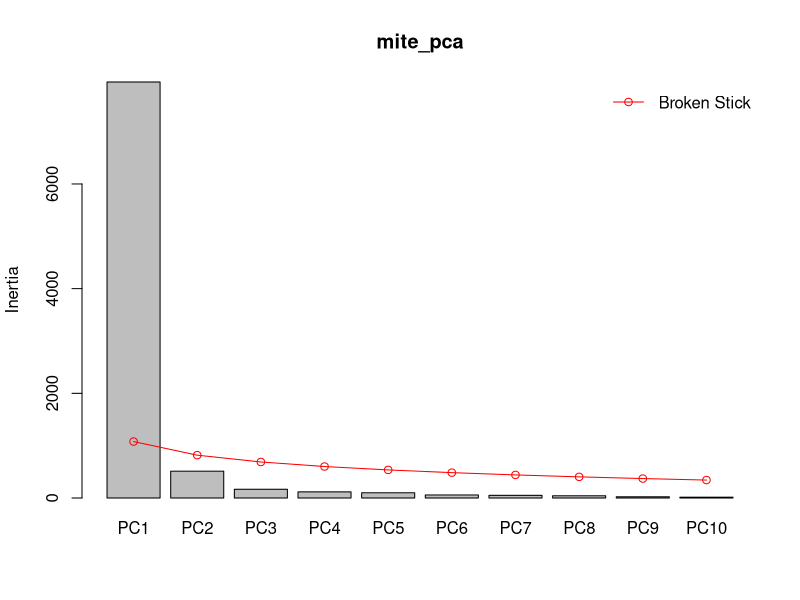
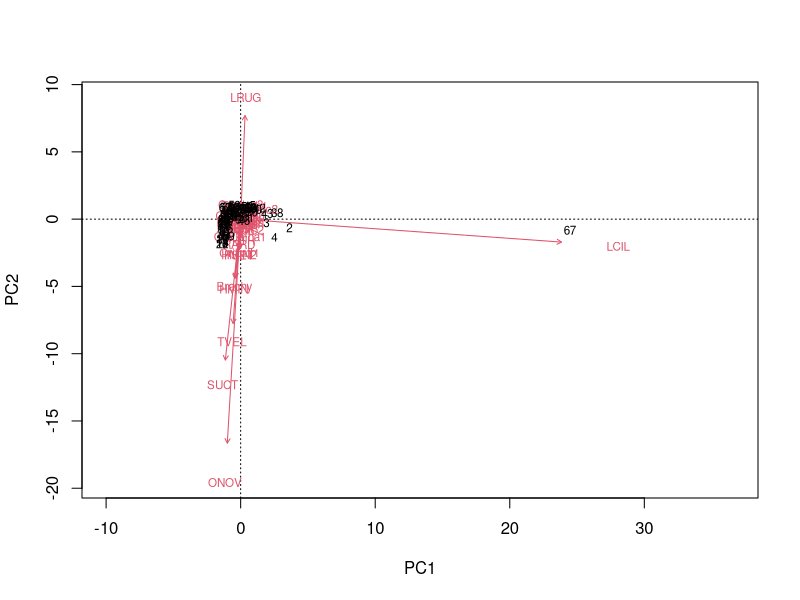
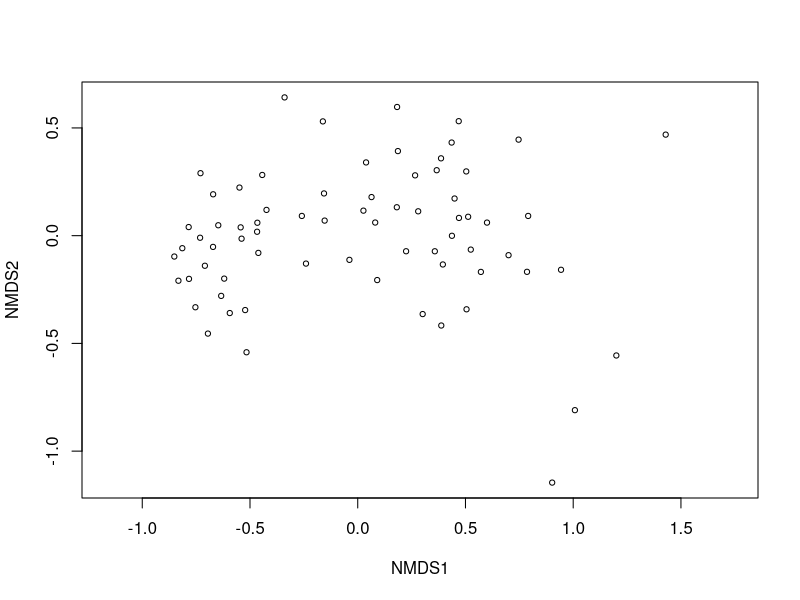
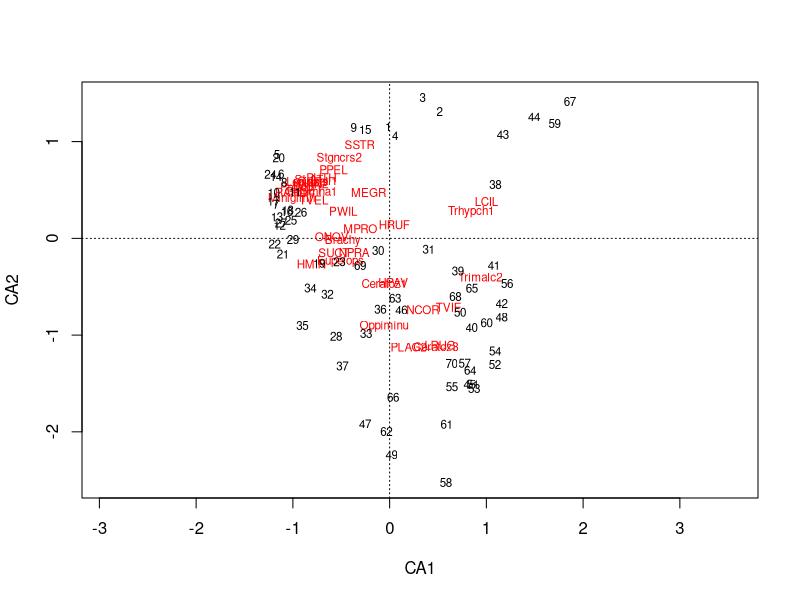
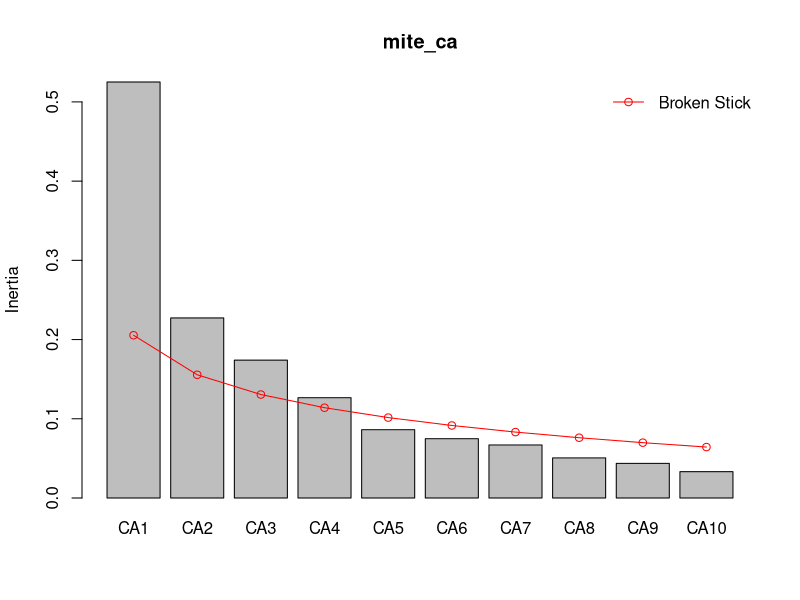
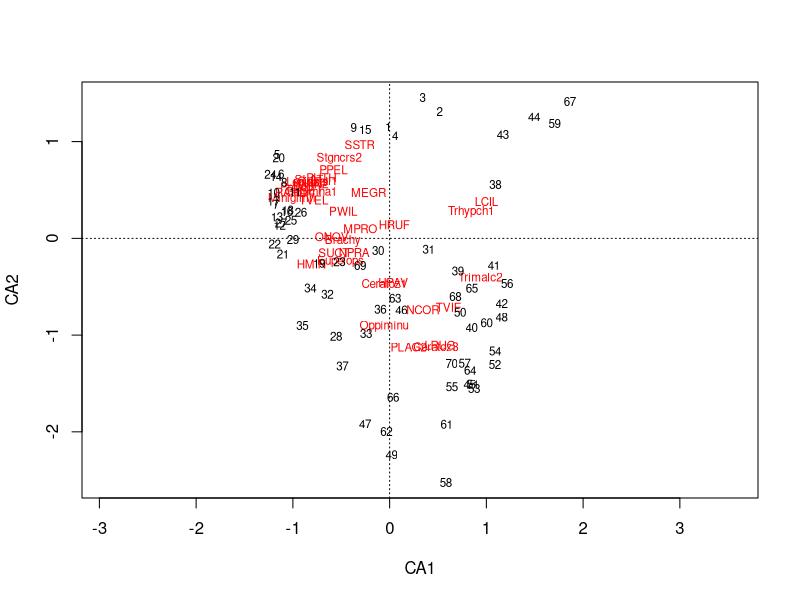

Here is the R script that generated these plots, in order: (Note: this script raises an error after producing the figures.)

######################################################################
#МЕХАНИКА КОРРЕСПОНДЕНТНОГО И КАНОНИЧЕСКОГО КОРРЕСПОНДЕНТНОГО АНАЛИЗА#
######################################################################

#Вадим Хайтов, Марина Варфоломеева

# Проблемы PCA

library(readxl)
birds <- read_excel(path = "data/macnally.xlsx")

# имена переводим в нижний регистр
colnames(birds) <- tolower(colnames(birds))

# Проведите анализ главных компонент и визуализируйте его результаты для данных приведенных в датасете macnally.xlsx

#Код для анализа главных компонент

bird_pca <-


# Код для вывода информации об информативности PC



# Код для построения биплота









# Механика Корреспондентного анализа

library(vegan)
data(mite)
data(mite.env)
data(mite.xy)
head(mite[ , 1:6], 2)
str(mite)


str(mite.xy)
str(mite.env)


mite_pca <- rda(mite, scaling = TRUE)

screeplot(mite_pca, bstick = T)

biplot(mite_pca,  scaling = "sites", type = "t")


mite_mds <- metaMDS(mite)

plot(mite_mds, display = "site")


mite_ca <- cca(mite)

plot(mite_ca)

screeplot(mite_ca, bstick = T)

plot(mite_ca)

biplot(mite_ca)



peas <- matrix(c(99, 42, 29, 13), byrow = T, ncol = 2)



Ft <- sum(peas)

f_i <- apply(peas, 1, FUN = sum)

f_j <- apply(peas, 2, FUN = sum)

p_i <- f_i / Ft #Вектор вероятностей для формы
p_j <- f_j / Ft #Вектор вероятностей для цвета

q <- p_i %*% t(p_j)



E <- q * Ft

O <- peas


sum((O-E)^2/E)

chisq.test(x = O, p = q, correct = F)








mite_cca <- cca(mite)
summary(mite_cca)

sum(eigenvals(mite_cca))
bstick(mite_cca)

chisq.test(mite/sum(mite))

str(mite_cca)

mite_cca$rowsum #Это сумма по строкам, деленная на общее количестов чисел во сей таблице. Это вес строк.
apply(mite, 1, FUN = sum)/sum(mite)


mite_cca$colsum #Это сумма по столбцам, деленная на общее количестов чисел во сей таблице. Это вес колонок.
apply(mite, 2, FUN = sum)/sum(mite)







# Вычисляем матрицу Q


p_ij <- mite/sum(mite)

p_i <- apply(mite, 1, FUN = sum)/sum(mite) #Маргинальная сумма по строкам

p_j <- apply(mite, 2, FUN = sum)/sum(mite) #Маргинальная сумма по столбцам

Q <- (p_ij - p_i %*% t(p_j))/sqrt(p_i %*% t(p_j))


f_ij <- mite #Частота встречи данного вида в данной пробе, то есть это первичные даные!

p_ij <- mite/Ft #вероятность встречи данного вида в данной пробе

q <- p_i %*% t(p_j) #вероятность встретить особь в данной пробе.

Ft <- sum(mite) #Общее количество найденных животных

f_i <- apply(mite, MARGIN = 1, FUN = sum) #Общее количество особей в каждой пробе

p_i <- f_i/Ft #Вектор вероятностей встретить какую-либо особь в данной пробе

f_j <- apply(mite, MARGIN = 2, FUN = sum) #Общее количество особей в каждом виде

p_j <- f_j/Ft #Вектор вероятностей встретить особь данного вида


Q <- (p_ij - p_i %*% t(p_j))/sqrt(p_i %*% t(p_j))



summary(mite_ca)

sum(Q^2)


#Или все то же самое в абсолютных значениях

f_ij <- mite

f <- sum(mite)

f_i <- apply(mite, 1, FUN = sum)
length(f_i)

f_j <- apply(mite, 2, FUN = sum)
length(f_j)

# Ожидаемые частоты для нулевой модели, то есть при условии, что все станции и все виды независимы

E <- f_i %*% t(f_j) / f


Q <- (f_ij*f - f_i %*% t(f_j))/(f*sqrt(f_i %*% t(f_j)))

class(Q)

Q <- as.matrix(Q)

Inertia <- sum(Q^2)

# Все то же самое в терминах наблюдаемые (O)  и ожидаемые (E) частоты

O <- mite

sum(((O - E)/sqrt(E) / sum(O))^2 * f) #та же самая инерция




U <- svd(Q)$u
D <- svd(Q)$d
V <- svd(Q)$v

dim(U)

dim(V)

Qsvd <- U %*% D %*% t(V) #матрица "восстановленная" из "вспомогательных" матриц

round(sum(Q - Qsvd)) #разность между исходной и "восстановленной" матрицами


# Связь SVD и собственных значений

D <- diag(D)


dim(D)

round(t(Q) %*% Q -   V %*% t(D) %*% D %*% t(V))

A <- t(Q) %*% Q


eig_values <- eigen(A)$values #Собственные числа матрицы A
eig_vectors <- eigen(A)$vectors #Матрица собственных векторов для матрицы A


plot(eig_values, diag(D))



eigen(t(Q) %*% Q)$values #Собственные значения для матрицы ковариации Q'Q

svd((t(Q) %*% Q))$d #Это те же собственные значения.

diag(D)^2 #Квадраты сингулярных чисел


plot(eigen(t(Q) %*% Q)$values, diag(D))

sum(eig_values)


Information <- data.frame(
  CA = 1:length(eig_values),
  Eigenval =round(eig_values, 5),
  Prop_Explained = round(eig_values/sum(eig_values), 5),
  Cumul_Prop=round(cumsum(eig_values/sum(eig_values)),5)
)




CA_samples <- diag(p_i^(-1/2))%*% U[,1:2]


library(ggplot2)
Pl_CA_st <-
  ggplot(as.data.frame(CA_samples), aes(x=V1, y=V2) ) +
  geom_text(label = rownames(mite)) +
  geom_hline(yintercept=0, linetype = 2) +
  geom_vline(xintercept = 0, linetype = 2) +
  theme_bw() +
  labs(x= "CA1", y = "CA2")






CA_species <- diag(p_j^(-1/2))%*% V[,1:2]


Pl_CA_sp <-
  ggplot(as.data.frame( CA_species), aes(x = V1, y = V2) )  +
  geom_hline(yintercept=0, linetype = 2) +
  geom_vline(xintercept = 0, linetype = 2) +
  theme_bw() +
  labs(x= "CA1", y = "CA2") +
  geom_text(label = names(mite))

Pl_CA_sp



### CA  для данных про птиц в Австралии

bird <- birds[,-c(1,2)]


Ft <- sum(bird) #Общее количество найденных животных


f_ij <- bird #Частота встречи данного вида в данной пробе, то есть это первичные даные!

p_ij <- bird/Ft #вероятность встречи данного вида в данной пробе

q <- p_i %*% t(p_j) #вероятность встретить особь в данной пробе.


f_i <- apply(bird, MARGIN = 1, FUN = sum) #Общее количество особей в каждой пробе

p_i <- f_i/Ft #Вектор вероятностей встретить какую-либо особь в данной пробе

f_j <- apply(bird, MARGIN = 2, FUN = sum) #Общее количество особей в каждом виде

p_j <- f_j/Ft #Вектор вероятностей встретить особь данного вида





Q <- (f_ij*f - f_i %*% t(f_j))/(f*sqrt(f_i %*% t(f_j)))

class(Q)

Q <- as.matrix(Q)

Inertia <- sum(Q^2)



U <- svd(Q)$u
D <- svd(Q)$d
V <- svd(Q)$v


A <- t(Q) %*% Q


eig_values <- eigen(A)$values #Собственные числа матрицы A
eig_vectors <- eigen(A)$vectors #Матрица собственных векторов для матрицы A





eig_values


Information <- data.frame(
  CA = 1:length(eig_values),
  Eigenval =round(eig_values, 5),
  Prop_Explained = round(eig_values/sum(eig_values), 5),
  Cumul_Prop=round(cumsum(eig_values/sum(eig_values)),5)
)




CA_samples <- diag(p_i^(-1/2))%*% U[,1:2]


library(ggplot2)
Pl_CA_st <-
  ggplot(as.data.frame(CA_samples), aes(x=V1, y=V2) ) +
  geom_text(label = rownames(bird)) +
  geom_hline(yintercept=0, linetype = 2) +
  geom_vline(xintercept = 0, linetype = 2) +
  theme_bw() +
  labs(x= "CA1", y = "CA2")






CA_species <- diag(p_j^(-1/2))%*% V[,1:2]


Pl_CA_sp <-
  ggplot(as.data.frame( CA_species), aes(x = V1, y = V2) )  +
  geom_hline(yintercept=0, linetype = 2) +
  geom_vline(xintercept = 0, linetype = 2) +
  theme_bw() +
  labs(x= "CA1", y = "CA2") +
  geom_text(label = names(bird))

Pl_CA_sp



bird_ca <- cca(bird)

summary(bird_ca)

plot(bird_ca, scaling = "site", display = "site")


bird_mds <- metaMDS(bird)

plot(bird_mds, display = "site")



rat <- read.csv("data/bolger1.csv")

rat2 <- rat[, -c(1:2)]



rat_ca <- cca(rat2)

plot(rat_ca, scaling = "species", display = "species")

plot(rat_ca, scaling = "site", display = "site")


rat_mds <- metaMDS(rat2)

plot(rat_mds, type = "t")

